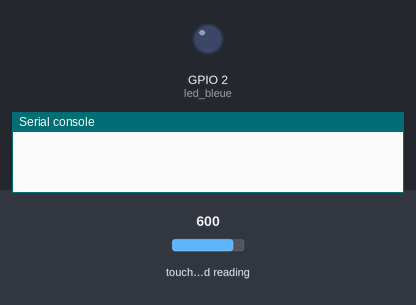
Bench run of a program on a simulated ESP32 board running MicroPython. Parts: output pins drawn as LEDs (lit = HIGH), the last lines printed to the serial console. The test bench sets the inputs (shaded band); at power-on: touch-pad reading 600.

Above: at 1.2 s.
1.3 s: touch-pad reading set to 111
2.8 s: touch-pad reading set to 95
At 3.3 s:
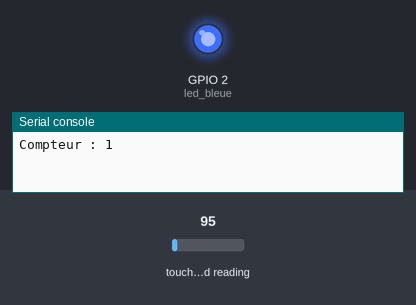
Timing chart, 0 to 5.8 s (numbered marks = the images above; inputs shaded):
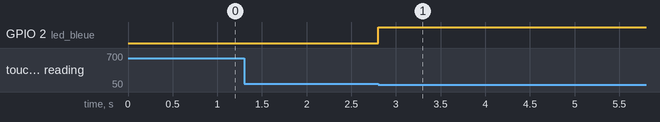

The program:

touchpad-comptage-bloquant.py
```python
from machine import TouchPad, Pin
from time import sleep

tp1 = TouchPad(Pin(4))
led_bleue = Pin(2, Pin.OUT)
compt = 0
seuil = 100
ancien_etat = tp1.read()

for boucle in range (500) :        # duree de la boucle : 10 s
    while not tp1.read() < seuil : # on attend l'appui sur le touch pad
        pass                       # on ne fait rien, mais il faut le dire
    compt = compt + 1
    print("Compteur :",compt)
    led_bleue.value(not led_bleue.value())     # basculement de led_bleue
    while tp1.read() < seuil :     # on attend l'appui sur le bp
        pass                       # on ne fait rien, mais il faut le dire
```

Measured:
- the behaviour switches between 100 and 99 on touch-pad reading (found by bisection; images 0 and 1)
- after the input at 1.3 s, every drawn part: stays the same
- after the input at 2.8 s, GPIO 2 (led_bleue): LOW → HIGH at once
